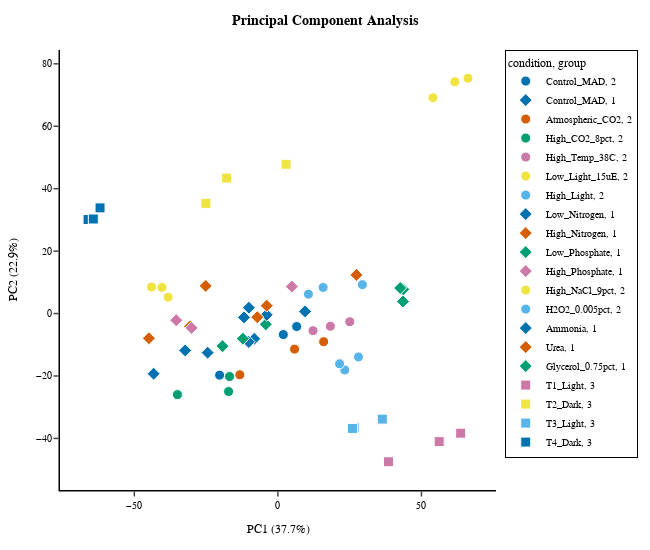

Notebook code for this chart:
### Markdown cell above
---
## Phase 4: Visualization

### 4.1 QC Plots (PCA, Sample Correlation)

### Code cell
# === PCA Plot (Publication Quality) ===

PLOT_PCA = True  # Set to True after counts are loaded
USE_VST = True   # Use VST-transformed counts (recommended) or log2(counts+1)

if PLOT_PCA:
    from sklearn.decomposition import PCA
    from sklearn.preprocessing import StandardScaler
    
    # Try to load VST counts, fall back to log2 transform
    if USE_VST:
        # Combine VST counts from all groups
        vst_files = list(DIRS['deseq2'].glob('*_vst_counts.csv'))
        if vst_files:
            print(f"Loading VST-transformed counts from {len(vst_files)} files...")
            vst_dfs = []
            for f in vst_files:
                df = pd.read_csv(f, index_col=0)
                vst_dfs.append(df)
            # Merge on gene index (rows), keeping all samples (columns)
            from functools import reduce
            counts_for_pca = reduce(lambda left, right: left.join(right, how='outer'), vst_dfs)
            counts_for_pca = counts_for_pca.dropna()  # Remove genes not in all groups
            print(f"  Combined: {counts_for_pca.shape[0]} genes x {counts_for_pca.shape[1]} samples")
            transform_label = "VST"
        else:
            print("No VST files found, falling back to log2(counts+1)")
            norm_counts = pd.read_csv(DIRS['deseq2'] / 'counts_matrix.csv', index_col=0)
            counts_for_pca = np.log2(norm_counts + 1)
            transform_label = "log2"
    else:
        norm_counts = pd.read_csv(DIRS['deseq2'] / 'counts_matrix.csv', index_col=0)
        counts_for_pca = np.log2(norm_counts + 1)
        transform_label = "log2"
    
    # Standardize for PCA
    scaler = StandardScaler()
    scaled_data = scaler.fit_transform(counts_for_pca.T)
    
    pca = PCA(n_components=2)
    pca_result = pca.fit_transform(scaled_data)
    
    pca_df = pd.DataFrame({
        'PC1': pca_result[:, 0],
        'PC2': pca_result[:, 1],
        'sample_id': counts_for_pca.columns
    })
    pca_df = pca_df.merge(metadata, on='sample_id')
    
    fig = px.scatter(
        pca_df, x='PC1', y='PC2',
        color='condition', symbol='group',
        hover_data=['sample_id'],
        color_discrete_sequence=COLORS_CATEGORICAL,
        labels={
            'PC1': f'PC1 ({pca.explained_variance_ratio_[0]*100:.1f}%)',
            'PC2': f'PC2 ({pca.explained_variance_ratio_[1]*100:.1f}%)'
        }
    )
    
    fig.update_layout(**PUBLICATION_LAYOUT)
    fig.update_layout(
        title=dict(text=f'<b>Principal Component Analysis ({transform_label})</b>'), 
        height=550, width=650
    )
    fig.update_traces(marker=dict(size=10, line=dict(width=1, color='white')))
    fig.show()
    
    output_path = DIRS['figures'] / 'qc_plots' / 'pca_all_samples'
    fig.write_html(f"{output_path}.html")
    try:
        fig.write_image(f"{output_path}.pdf", format='pdf')
        fig.write_image(f"{output_path}.png", format='png', scale=3)
        print(f"Saved: {output_path}.html, .pdf, .png")
    except: 
        print(f"Saved: {output_path}.html")
else:
    print("Skipping PCA (set PLOT_PCA = True)")

### Figure 1 — Plotly figure (JSON) as saved in the notebook; plotly's stock layout.template omitted (floating-point values rounded to 4 significant figures)
{"data": [{"customdata": [["U1"], ["U2"], ["U3"]], "hovertemplate": "condition=Control_MAD<br>group=2<br>PC1 (37.7%)=%{x}<br>PC2 (22.9%)=%{y}<br>sample_id=%{customdata[0]}<extra></extra>", "legendgroup": "Control_MAD, 2", "marker": {"color": "#0072B2", "line": {"color": "white", "width": 1}, "size": 10, "symbol": "circle"}, "mode": "markers", "name": "Control_MAD, 2", "orientation": "v", "showlegend": true, "type": "scatter", "x": [-20.3, 1.884, 6.532], "xaxis": "x", "y": [-19.74, -6.735, -4.151], "yaxis": "y"}, {"customdata": [["U4"], ["U5"], ["U6"]], "hovertemplate": "condition=Control_MAD<br>group=1<br>PC1 (37.7%)=%{x}<br>PC2 (22.9%)=%{y}<br>sample_id=%{customdata[0]}<extra></extra>", "legendgroup": "Control_MAD, 1", "marker": {"color": "#0072B2", "line": {"color": "white", "width": 1}, "size": 10, "symbol": "diamond"}, "mode": "markers", "name": "Control_MAD, 1", "orientation": "v", "showlegend": true, "type": "scatter", "x": [-43.28, -32.28, -24.46], "xaxis": "x", "y": [-19.28, -11.83, -12.52], "yaxis": "y"}, {"customdata": [["U7"], ["U8"], ["U9"]], "hovertemplate": "condition=Atmospheric_CO2<br>group=2<br>PC1 (37.7%)=%{x}<br>PC2 (22.9%)=%{y}<br>sample_id=%{customdata[0]}<extra></extra>", "legendgroup": "Atmospheric_CO2, 2", "marker": {"color": "#D55E00", "line": {"color": "white", "width": 1}, "size": 10, "symbol": "circle"}, "mode": "markers", "name": "Atmospheric_CO2, 2", "orientation": "v", "showlegend": true, "type": "scatter", "x": [15.93, -13.27, 5.804], "xaxis": "x", "y": [-9.008, -19.62, -11.4], "yaxis": "y"}, {"customdata": [["U10"], ["U11"], ["U12"]], "hovertemplate": "condition=High_CO2_8pct<br>group=2<br>PC1 (37.7%)=%{x}<br>PC2 (22.9%)=%{y}<br>sample_id=%{customdata[0]}<extra></extra>", "legendgroup": "High_CO2_8pct, 2", "marker": {"color": "#009E73", "line": {"color": "white", "width": 1}, "size": 10, "symbol": "circle"}, "mode": "markers", "name": "High_CO2_8pct, 2", "orientation": "v", "showlegend": true, "type": "scatter", "x": [-17.18, -16.85, -34.99], "xaxis": "x", "y": [-24.98, -20.16, -25.97], "yaxis": "y"}, {"customdata": [["U13"], ["U14"], ["U15"]], "hovertemplate": "condition=High_Temp_38C<br>group=2<br>PC1 (37.7%)=%{x}<br>PC2 (22.9%)=%{y}<br>sample_id=%{customdata[0]}<extra></extra>", "legendgroup": "High_Temp_38C, 2", "marker": {"color": "#CC79A7", "line": {"color": "white", "width": 1}, "size": 10, "symbol": "circle"}, "mode": "markers", "name": "High_Temp_38C, 2", "orientation": "v", "showlegend": true, "type": "scatter", "x": [25.04, 12.24, 18.27], "xaxis": "x", "y": [-2.615, -5.489, -4.079], "yaxis": "y"}, {"customdata": [["U16"], ["U17"], ["U18"]], "hovertemplate": "condition=Low_Light_15uE<br>group=2<br>PC1 (37.7%)=%{x}<br>PC2 (22.9%)=%{y}<br>sample_id=%{customdata[0]}<extra></extra>", "legendgroup": "Low_Light_15uE, 2", "marker": {"color": "#F0E442", "line": {"color": "white", "width": 1}, "size": 10, "symbol": "circle"}, "mode": "markers", "name": "Low_Light_15uE, 2", "orientation": "v", "showlegend": true, "type": "scatter", "x": [-38.21, -40.4, -44.03], "xaxis": "x", "y": [5.228, 8.38, 8.495], "yaxis": "y"}, {"customdata": [["U19"], ["U20"], ["U21"]], "hovertemplate": "condition=High_Light<br>group=2<br>PC1 (37.7%)=%{x}<br>PC2 (22.9%)=%{y}<br>sample_id=%{customdata[0]}<extra></extra>", "legendgroup": "High_Light, 2", "marker": {"color": "#56B4E9", "line": {"color": "white", "width": 1}, "size": 10, "symbol": "circle"}, "mode": "markers", "name": "High_Light, 2", "orientation": "v", "showlegend": true, "type": "scatter", "x": [23.28, 28.05, 21.48], "xaxis": "x", "y": [-18.06, -13.89, -16.1], "yaxis": "y"}, {"customdata": [["U22"], ["U23"], ["U24"]], "hovertemplate": "condition=Low_Nitrogen<br>group=1<br>PC1 (37.7%)=%{x}<br>PC2 (22.9%)=%{y}<br>sample_id=%{customdata[0]}<extra></extra>", "legendgroup": "Low_Nitrogen, 1", "marker": {"color": "#0072B2", "line": {"color": "white", "width": 1}, "size": 10, "symbol": "diamond"}, "mode": "markers", "name": "Low_Nitrogen, 1", "orientation": "v", "showlegend": true, "type": "scatter", "x": [-8.237, 9.468, -10.16], "xaxis": "x", "y": [-8.103, 0.6808, -9.1], "yaxis": "y"}, {"customdata": [["U25"], ["U26"], ["U27"]], "hovertemplate": "condition=High_Nitrogen<br>group=1<br>PC1 (37.7%)=%{x}<br>PC2 (22.9%)=%{y}<br>sample_id=%{customdata[0]}<extra></extra>", "legendgroup": "High_Nitrogen, 1", "marker": {"color": "#D55E00", "line": {"color": "white", "width": 1}, "size": 10, "symbol": "diamond"}, "mode": "markers", "name": "High_Nitrogen, 1", "orientation": "v", "showlegend": true, "type": "scatter", "x": [-25.13, -30.6, -44.91], "xaxis": "x", "y": [8.853, -4.12, -7.898], "yaxis": "y"}, {"customdata": [["U28"], ["U29"], ["U30"]], "hovertemplate": "condition=Low_Phosphate<br>group=1<br>PC1 (37.7%)=%{x}<br>PC2 (22.9%)=%{y}<br>sample_id=%{customdata[0]}<extra></extra>", "legendgroup": "Low_Phosphate, 1", "marker": {"color": "#009E73", "line": {"color": "white", "width": 1}, "size": 10, "symbol": "diamond"}, "mode": "markers", "name": "Low_Phosphate, 1", "orientation": "v", "showlegend": true, "type": "scatter", "x": [-19.29, -4.222, -12.19], "xaxis": "x", "y": [-10.44, -3.45, -8.041], "yaxis": "y"}, {"customdata": [["U31"], ["U32"], ["U33"]], "hovertemplate": "condition=High_Phosphate<br>group=1<br>PC1 (37.7%)=%{x}<br>PC2 (22.9%)=%{y}<br>sample_id=%{customdata[0]}<extra></extra>", "legendgroup": "High_Phosphate, 1", "marker": {"color": "#CC79A7", "line": {"color": "white", "width": 1}, "size": 10, "symbol": "diamond"}, "mode": "markers", "name": "High_Phosphate, 1", "orientation": "v", "showlegend": true, "type": "scatter", "x": [4.848, -35.4, -30.06], "xaxis": "x", "y": [8.651, -2.127, -4.592], "yaxis": "y"}, {"customdata": [["U34"], ["U35"], ["U36"]], "hovertemplate": "condition=High_NaCl_9pct<br>group=2<br>PC1 (37.7%)=%{x}<br>PC2 (22.9%)=%{y}<br>sample_id=%{customdata[0]}<extra></extra>", "legendgroup": "High_NaCl_9pct, 2", "marker": {"color": "#F0E442", "line": {"color": "white", "width": 1}, "size": 10, "symbol": "circle"}, "mode": "markers", "name": "High_NaCl_9pct, 2", "orientation": "v", "showlegend": true, "type": "scatter", "x": [66.18, 61.63, 54.02], "xaxis": "x", "y": [75.38, 74.25, 69.14], "yaxis": "y"}, {"customdata": [["U37"], ["U38"], ["U39"]], "hovertemplate": "condition=H2O2_0.005pct<br>group=2<br>PC1 (37.7%)=%{x}<br>PC2 (22.9%)=%{y}<br>sample_id=%{customdata[0]}<extra></extra>", "legendgroup": "H2O2_0.005pct, 2", "marker": {"color": "#56B4E9", "line": {"color": "white", "width": 1}, "size": 10, "symbol": "circle"}, "mode": "markers", "name": "H2O2_0.005pct, 2", "orientation": "v", "showlegend": true, "type": "scatter", "x": [29.42, 10.63, 15.75], "xaxis": "x", "y": [9.259, 6.209, 8.371], "yaxis": "y"}, {"customdata": [["U40"], ["U41"], ["U42"]], "hovertemplate": "condition=Ammonia<br>group=1<br>PC1 (37.7%)=%{x}<br>PC2 (22.9%)=%{y}<br>sample_id=%{customdata[0]}<extra></extra>", "legendgroup": "Ammonia, 1", "marker": {"color": "#0072B2", "line": {"color": "white", "width": 1}, "size": 10, "symbol": "diamond"}, "mode": "markers", "name": "Ammonia, 1", "orientation": "v", "showlegend": true, "type": "scatter", "x": [-11.81, -10.11, -3.912], "xaxis": "x", "y": [-1.228, 1.884, -0.4142], "yaxis": "y"}, {"customdata": [["U43"], ["U44"], ["U45"]], "hovertemplate": "condition=Urea<br>group=1<br>PC1 (37.7%)=%{x}<br>PC2 (22.9%)=%{y}<br>sample_id=%{customdata[0]}<extra></extra>", "legendgroup": "Urea, 1", "marker": {"color": "#D55E00", "line": {"color": "white", "width": 1}, "size": 10, "symbol": "diamond"}, "mode": "markers", "name": "Urea, 1", "orientation": "v", "showlegend": true, "type": "scatter", "x": [-7.182, -3.889, 27.35], "xaxis": "x", "y": [-1.16, 2.53, 12.39], "yaxis": "y"}, {"customdata": [["U46"], ["U47"], ["U48"]], "hovertemplate": "condition=Glycerol_0.75pct<br>group=1<br>PC1 (37.7%)=%{x}<br>PC2 (22.9%)=%{y}<br>sample_id=%{customdata[0]}<extra></extra>", "legendgroup": "Glycerol_0.75pct, 1", "marker": {"color": "#009E73", "line": {"color": "white", "width": 1}, "size": 10, "symbol": "diamond"}, "mode": "markers", "name": "Glycerol_0.75pct, 1", "orientation": "v", "showlegend": true, "type": "scatter", "x": [43.56, 43.66, 42.6], "xaxis": "x", "y": [3.858, 7.752, 8.184], "yaxis": "y"}, {"customdata": [["U49"], ["U50"], ["U51"]], "hovertemplate": "condition=T1_Light<br>group=3<br>PC1 (37.7%)=%{x}<br>PC2 (22.9%)=%{y}<br>sample_id=%{customdata[0]}<extra></extra>", "legendgroup": "T1_Light, 3", "marker": {"color": "#CC79A7", "line": {"color": "white", "width": 1}, "size": 10, "symbol": "square"}, "mode": "markers", "name": "T1_Light, 3", "orientation": "v", "showlegend": true, "type": "scatter", "x": [63.64, 56.16, 38.51], "xaxis": "x", "y": [-38.32, -41.03, -47.47], "yaxis": "y"}, {"customdata": [["U52"], ["U53"], ["U54"]], "hovertemplate": "condition=T2_Dark<br>group=3<br>PC1 (37.7%)=%{x}<br>PC2 (22.9%)=%{y}<br>sample_id=%{customdata[0]}<extra></extra>", "legendgroup": "T2_Dark, 3", "marker": {"color": "#F0E442", "line": {"color": "white", "width": 1}, "size": 10, "symbol": "square"}, "mode": "markers", "name": "T2_Dark, 3", "orientation": "v", "showlegend": true, "type": "scatter", "x": [-25.07, 2.834, -17.88], "xaxis": "x", "y": [35.31, 47.82, 43.41], "yaxis": "y"}, {"customdata": [["U55"], ["U56"], ["U57"]], "hovertemplate": "condition=T3_Light<br>group=3<br>PC1 (37.7%)=%{x}<br>PC2 (22.9%)=%{y}<br>sample_id=%{customdata[0]}<extra></extra>", "legendgroup": "T3_Light, 3", "marker": {"color": "#56B4E9", "line": {"color": "white", "width": 1}, "size": 10, "symbol": "square"}, "mode": "markers", "name": "T3_Light, 3", "orientation": "v", "showlegend": true, "type": "scatter", "x": [26.54, 25.96, 36.36], "xaxis": "x", "y": [-36.56, -36.81, -33.82], "yaxis": "y"}, {"customdata": [["U58"], ["U59"], ["U60"]], "hovertemplate": "condition=T4_Dark<br>group=3<br>PC1 (37.7%)=%{x}<br>PC2 (22.9%)=%{y}<br>sample_id=%{customdata[0]}<extra></extra>", "legendgroup": "T4_Dark, 3", "marker": {"color": "#0072B2", "line": {"color": "white", "width": 1}, "size": 10, "symbol": "square"}, "mode": "markers", "name": "T4_Dark, 3", "orientation": "v", "showlegend": true, "type": "scatter", "x": [-61.94, -66.12, -64.28], "xaxis": "x", "y": [33.85, 30.14, 30.29], "yaxis": "y"}], "layout": {"font": {"color": "black", "family": "Arial, Helvetica, sans-serif", "size": 12}, "height": 550, "legend": {"bgcolor": "rgba(255,255,255,0.8)", "bordercolor": "black", "borderwidth": 1, "font": {"size": 10}, "title": {"text": "condition, group"}, "tracegroupgap": 0}, "margin": {"b": 60, "l": 60, "r": 20, "t": 50}, "paper_bgcolor": "white", "plot_bgcolor": "white", "title": {"font": {"family": "Arial, Helvetica, sans-serif", "size": 14}, "text": "<b>Principal Component Analysis</b>", "x": 0.5, "xanchor": "center"}, "width": 650, "xaxis": {"anchor": "y", "domain": [0, 1], "linecolor": "black", "linewidth": 1.5, "showgrid": false, "showline": true, "tickfont": {"size": 10}, "ticklen": 5, "ticks": "outside", "tickwidth": 1.5, "title": {"font": {"size": 12}, "text": "PC1 (37.7%)"}, "zeroline": false}, "yaxis": {"anchor": "x", "domain": [0, 1], "linecolor": "black", "linewidth": 1.5, "showgrid": false, "showline": true, "tickfont": {"size": 10}, "ticklen": 5, "ticks": "outside", "tickwidth": 1.5, "title": {"font": {"size": 12}, "text": "PC2 (22.9%)"}, "zeroline": false}}}
